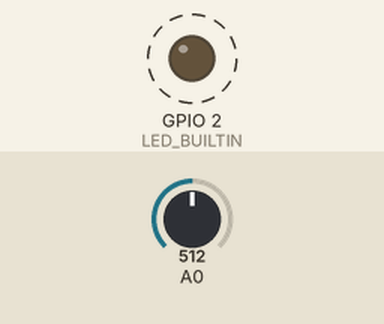
Recording of a sketch running on a simulated ESP8266 (NodeMCU). Parts: output pins drawn as LEDs (lit = HIGH, except the on-board LED, lit = LOW). Dashed ring = blinking. The inputs (shaded band) are chosen by the test bench; at power-on: A0 = 512. What the sketch prints to the serial monitor is not drawn.

Above: at 0.9 s.
Timing chart, 0 to 3.3 s (numbered marks = the images above):
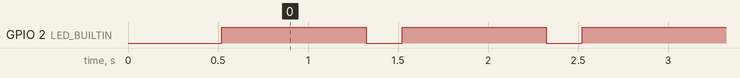

Measured:
- by itself, GPIO 2 (LED_BUILTIN): alternates HIGH for 0.80 s and LOW for 0.20 s

The sketch:

board_info.ino
```cpp
/*
  Module 02 - ESP8266 / NodeMCU board bring-up
  --------------------------------------------
  First sketch to run on a new board. Confirms the USB cable, driver, board
  selection and upload speed all work, and prints chip facts useful when
  something later misbehaves (reset reason, free heap, flash size).

  Also blinks the on-board LED and reads A0.

  Board: NodeMCU 1.0 (ESP-12E Module), upload speed 115200.

  NOTE: the on-board blue LED is wired to D4 (GPIO2). In the full feeder, D4
  is the HX711 clock line, so the LED will flicker whenever the load cell is
  read. That is normal.

  Feeder pin map (NodeMCU label -> function):
    D1 SCL  LCD I2C            D5 ENB  motor driver enable (PWM)
    D2 SDA  LCD I2C            D6 IN3  motor driver direction
    D3 DT   HX711 data         D7 IN4  motor driver direction
    D4 SCK  HX711 clock        D0      IR sensor      (module 04)
    A0      battery voltage    D8      buzzer         (module 06)
*/

void setup() {
  Serial.begin(115200);
  delay(300);
  pinMode(LED_BUILTIN, OUTPUT);

  Serial.println("\n\n=== ESP8266 board info ===");
  Serial.printf("Chip ID         : 0x%06X\n", ESP.getChipId());
  Serial.printf("CPU frequency   : %u MHz\n", ESP.getCpuFreqMHz());
  Serial.printf("Flash size      : %u KB (real) / %u KB (configured)\n",
                ESP.getFlashChipRealSize() / 1024, ESP.getFlashChipSize() / 1024);
  Serial.printf("Sketch size     : %u bytes (%u free)\n", ESP.getSketchSize(), ESP.getFreeSketchSpace());
  Serial.printf("Free heap       : %u bytes\n", ESP.getFreeHeap());
  Serial.printf("Core version    : %s\n", ESP.getCoreVersion().c_str());
  Serial.printf("SDK version     : %s\n", ESP.getSdkVersion());
  Serial.printf("Reset reason    : %s\n", ESP.getResetReason().c_str());
  Serial.println("==========================");
}

void loop() {
  digitalWrite(LED_BUILTIN, LOW);    // LED is active-LOW on NodeMCU
  delay(200);
  digitalWrite(LED_BUILTIN, HIGH);
  delay(800);

  // A0 reads 0-1023 for 0-3.2 V (the NodeMCU has a divider on this pin).
  Serial.printf("alive  uptime=%lus  heap=%u  A0=%d\n",
                millis() / 1000, ESP.getFreeHeap(), analogRead(A0));
}
```
